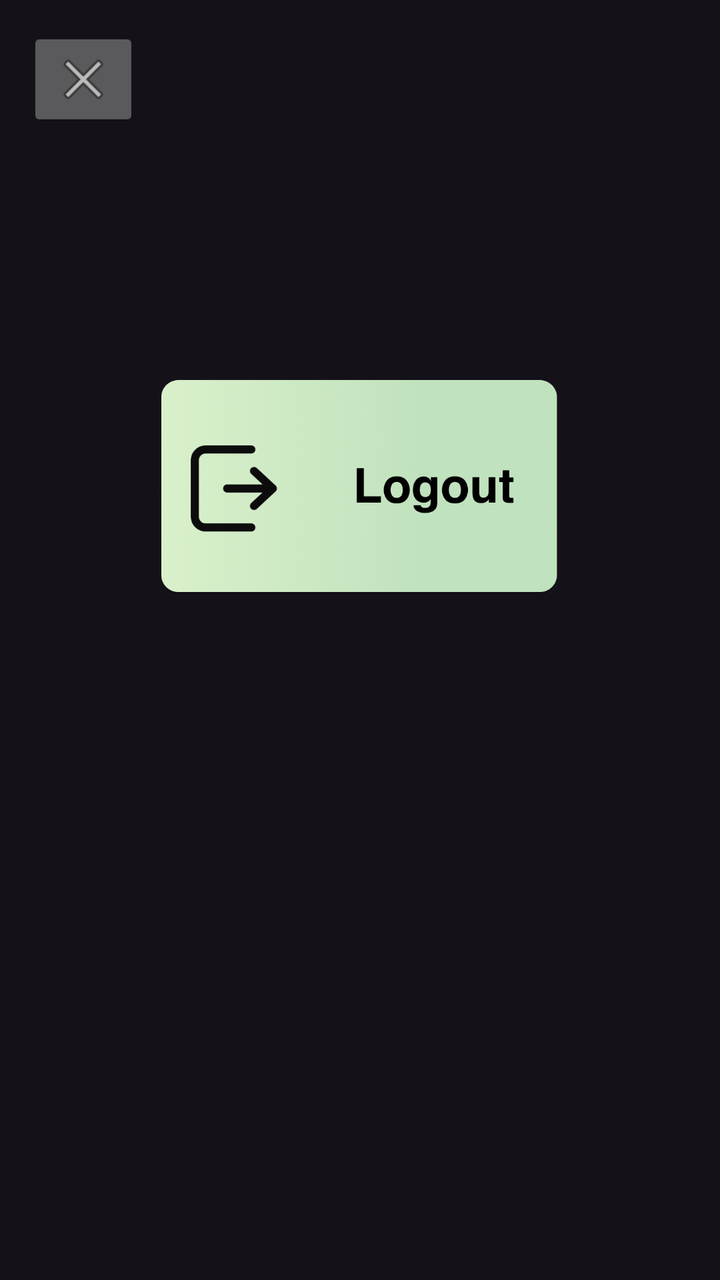
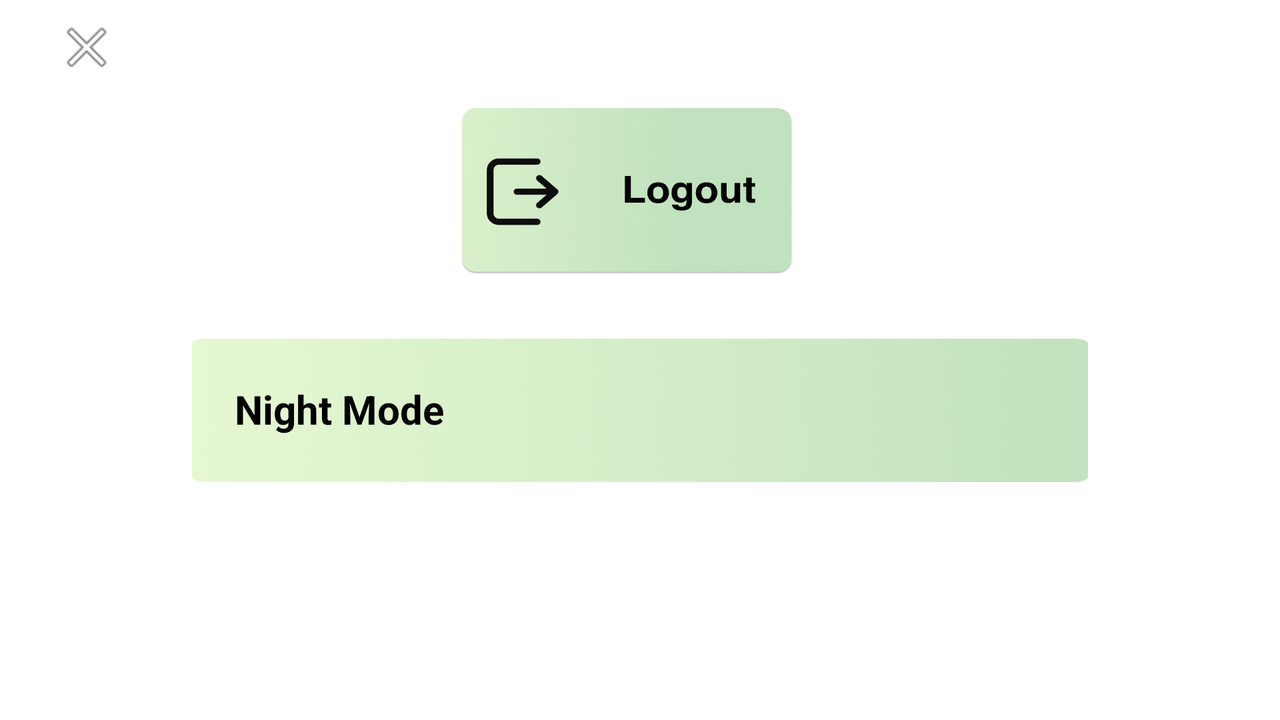

Two renders of one Android screen. The first uses the default layout on a phone; the second uses the alternative layout the repository ships for a different screen configuration, on a matching device. The two XML files are below.
<!-- AndroidManifest.xml: application theme Theme.Material3.Dark -->
<!-- res/layout/activity_settings.xml -->
<?xml version="1.0" encoding="utf-8"?>
<androidx.constraintlayout.widget.ConstraintLayout xmlns:android="http://schemas.android.com/apk/res/android"
    xmlns:app="http://schemas.android.com/apk/res-auto"
    xmlns:tools="http://schemas.android.com/tools"
    android:id="@+id/main"
    android:layout_width="match_parent"
    android:layout_height="match_parent"
    android:background="@drawable/common_google_signin_btn_icon_dark_normal_background"
    tools:context=".Settings">

    <ImageButton
        android:id="@+id/btnExitSettings"
        android:layout_width="wrap_content"
        android:layout_height="wrap_content"
        app:layout_constraintBottom_toBottomOf="parent"
        app:layout_constraintEnd_toEndOf="parent"
        app:layout_constraintHorizontal_bias="0.045"
        app:layout_constraintStart_toStartOf="parent"
        app:layout_constraintTop_toTopOf="parent"
        app:layout_constraintVertical_bias="0.023"
        app:srcCompat="@android:drawable/ic_menu_close_clear_cancel" />
    

    <ImageButton
        android:id="@+id/btnLogout"
        android:layout_width="200dp"
        android:layout_height="200dp"
        android:layout_marginTop="144dp"
        android:background="#00000000"
        android:scaleType="fitCenter"
        android:src="@drawable/logouticon"
        app:layout_constraintEnd_toEndOf="parent"
        app:layout_constraintHorizontal_bias="0.497"
        app:layout_constraintStart_toStartOf="parent"
        app:layout_constraintTop_toTopOf="parent" />

</androidx.constraintlayout.widget.ConstraintLayout>
<!-- resources referenced by this layout -->
<resources>
  <!-- drawable logouticon: png bitmap (drawable, 272705 bytes) -->
</resources>
<!-- res/layout-land/activity_settings.xml (the author's variant of the layout above) -->
<!-- drawn on the phone turned sideways -->
<?xml version="1.0" encoding="utf-8"?>
<androidx.constraintlayout.widget.ConstraintLayout xmlns:android="http://schemas.android.com/apk/res/android"
    xmlns:app="http://schemas.android.com/apk/res-auto"
    xmlns:tools="http://schemas.android.com/tools"
    android:id="@+id/main"
    android:layout_width="match_parent"
    android:layout_height="match_parent"

    tools:context=".Settings"
    style="@style/ScreenBackground">


    <ImageButton
        android:id="@+id/btnExitSettings"
        android:layout_width="wrap_content"
        android:layout_height="wrap_content"
        style="@style/ScreenBackground"
        app:layout_constraintBottom_toBottomOf="parent"
        app:layout_constraintEnd_toEndOf="parent"
        app:layout_constraintHorizontal_bias="0.045"
        app:layout_constraintStart_toStartOf="parent"
        app:layout_constraintTop_toTopOf="parent"
        app:layout_constraintVertical_bias="0.023"
        app:srcCompat="@android:drawable/ic_menu_close_clear_cancel" />

    <ImageView
        android:layout_width="0dp"
        android:layout_height="0dp"
        android:scaleType="fitXY"
        style="@style/textBanner"
        app:layout_constraintDimensionRatio="3:0.48"
        app:layout_constraintStart_toStartOf="@id/guideline4"
        app:layout_constraintEnd_toEndOf="@id/guideline5"
        app:layout_constraintTop_toTopOf="@id/guideline6" />

    <TextView

        android:id="@+id/night_mode"
        style="@style/TextColor"
        android:layout_width="0dp"
        android:layout_height="0dp"
        android:fontFamily="sans-serif"
        android:text="Night Mode"
        android:textAlignment="center"
        android:gravity="center"
        android:textSize="20sp"
        android:textStyle="bold"

        app:layout_constraintBottom_toBottomOf="@id/guideline7"
        app:layout_constraintDimensionRatio="0.6:0.13"
        app:layout_constraintEnd_toStartOf="@+id/guideline1"
        app:layout_constraintStart_toStartOf="@id/guideline4" />

    <androidx.appcompat.widget.SwitchCompat
        android:layout_width="0dp"
        android:layout_height="0dp"
        android:id="@+id/switchMode"
        android:thumb="@drawable/thumb"
        android:gravity="center"


        app:track="@drawable/track"

        app:layout_constraintDimensionRatio=""

        app:layout_constraintStart_toStartOf="@id/guideline2"
        app:layout_constraintEnd_toEndOf="@id/guideline5"
        app:layout_constraintBottom_toBottomOf="@id/guideline7"/>

    

    <ImageButton
        android:id="@+id/btnLogout"
        android:layout_width="0dp"
        android:layout_height="0dp"

        android:background="#00000000"
        android:scaleType="fitXY"
        style="@style/LogoutChange"

        app:layout_constraintDimensionRatio="1:0.5"
        app:layout_constraintStart_toStartOf="@id/guidelineH4"
        app:layout_constraintEnd_toEndOf="@id/guidelineH3"
        app:layout_constraintTop_toTopOf="@id/guideline8"
        tools:ignore="ContentDescription"/>


    
    
    <androidx.constraintlayout.widget.Guideline
        android:id="@+id/guideline10"
        android:layout_width="wrap_content"
        android:layout_height="wrap_content"
        android:orientation="vertical"
        app:layout_constraintGuide_percent="0.05" />

    <androidx.constraintlayout.widget.Guideline
        android:id="@+id/guideline4"
        android:layout_width="wrap_content"
        android:layout_height="wrap_content"
        android:orientation="vertical"
        app:layout_constraintGuide_percent="0.15" />
    <androidx.constraintlayout.widget.Guideline
        android:id="@+id/guideline1"
        android:layout_width="wrap_content"
        android:layout_height="wrap_content"
        android:orientation="vertical"
        app:layout_constraintGuide_percent="0.38" />

    <androidx.constraintlayout.widget.Guideline
        android:id="@+id/guidelineH3"
        android:layout_width="wrap_content"
        android:layout_height="wrap_content"
        android:orientation="vertical"
        app:layout_constraintGuide_percent="0.620" />

    <androidx.constraintlayout.widget.Guideline
        android:id="@+id/guidelineH4"
        android:layout_width="wrap_content"
        android:layout_height="wrap_content"
        android:orientation="vertical"
        app:layout_constraintGuide_percent="0.36" />
    <androidx.constraintlayout.widget.Guideline
        android:id="@+id/guideline2"
        android:layout_width="wrap_content"
        android:layout_height="wrap_content"
        android:orientation="vertical"
        app:layout_constraintGuide_percent="0.70" />

    <androidx.constraintlayout.widget.Guideline
        android:id="@+id/guideline5"
        android:layout_width="wrap_content"
        android:layout_height="wrap_content"
        android:orientation="vertical"
        app:layout_constraintGuide_percent="0.85" />
    <androidx.constraintlayout.widget.Guideline
        android:id="@+id/guidelineH1"
        android:layout_width="wrap_content"
        android:layout_height="wrap_content"
        android:orientation="vertical"
        app:layout_constraintGuide_percent="0.95" />
    <androidx.constraintlayout.widget.Guideline
        android:id="@+id/guidelineH2"
        android:layout_width="wrap_content"
        android:layout_height="wrap_content"
        android:orientation="vertical"
        app:layout_constraintGuide_percent="0.93" />


    
    <androidx.constraintlayout.widget.Guideline
        android:id="@+id/guideline9"
        android:layout_width="wrap_content"
        android:layout_height="wrap_content"
        android:orientation="horizontal"
        app:layout_constraintGuide_percent="0.05" />

    <androidx.constraintlayout.widget.Guideline
        android:id="@+id/guideline8"
        android:layout_width="wrap_content"
        android:layout_height="wrap_content"
        android:orientation="horizontal"
        app:layout_constraintGuide_percent="0.15" />
    <androidx.constraintlayout.widget.Guideline
        android:id="@+id/guideline6"
        android:layout_width="wrap_content"
        android:layout_height="wrap_content"
        android:orientation="horizontal"
        app:layout_constraintGuide_percent="0.47" />

    <androidx.constraintlayout.widget.Guideline
        android:id="@+id/guideline3"
        android:layout_width="wrap_content"
        android:layout_height="wrap_content"
        android:orientation="horizontal"
        app:layout_constraintGuide_percent="0.53" />

    <androidx.constraintlayout.widget.Guideline
        android:id="@+id/guideline7"
        android:layout_width="wrap_content"
        android:layout_height="wrap_content"
        android:orientation="horizontal"
        app:layout_constraintGuide_percent="0.613" />



</androidx.constraintlayout.widget.ConstraintLayout>
<!-- resources referenced by the variant -->
<!-- as the phone turned sideways resolves them -->
<resources>
  <!-- drawable thumb (drawable) -->
  <?xml version="1.0" encoding="utf-8"?>
  <selector xmlns:android="http://schemas.android.com/apk/res/android">
      <item
          android:state_checked="true"
          android:drawable="@drawable/thumbtrue">
  
      </item>
  
      <item
          android:state_checked="false"
          android:drawable="@drawable/thumbfalse">
  
      </item>
  </selector>
  <!-- drawable track (drawable) -->
  <?xml version="1.0" encoding="utf-8"?>
  <selector xmlns:android="http://schemas.android.com/apk/res/android">
      <item
          android:state_checked="true">
          <shape
              android:shape="rectangle">
              <solid
                  android:color="@color/darkGrey">
  
              </solid>
              <size
                  android:height="8dp">
  
              </size>
              <corners
                  android:radius="100dp">
  
              </corners>
          </shape>
      </item>
  
      <item
          android:state_checked="false">
          <shape
              android:shape="rectangle">
              <solid
                  android:color="@color/lavender">
  
              </solid>
              <size
                  android:height="8dp">
  
              </size>
              <corners
                  android:radius="100dp">
  
              </corners>
          </shape>
      </item>
  </selector>
  <style name="LogoutChange"><item name="android:src">@drawable/logouticon</item></style>
  <style name="ScreenBackground"><item name="android:background">@color/white</item></style>
  <style name="TextColor"><item name="android:textColor">@color/black</item></style>
  <style name="textBanner"><item name="android:src">@drawable/textbannerlight</item></style>
  <!-- drawable thumbtrue (drawable) -->
  <?xml version="1.0" encoding="utf-8"?>
  <layer-list xmlns:android="http://schemas.android.com/apk/res/android">
      <item>
          <shape
              android:shape="oval">
              <solid
                  android:color="@color/white">
  
  
              </solid>
              <size
                  android:height="8dp"
                  android:width="8dp">
  
              </size>
  
              <stroke
                  android:width="1dp"
                  android:color="@color/darkGrey">
  
              </stroke>
          </shape>
  
  
      </item>
  
      <item
          android:drawable="@drawable/baseline_bedtime_24"
          android:top="8dp"
          android:bottom="8dp"
          android:right="8dp"
          android:left="8dp"
          >
  
  
      </item>
  </layer-list>
  <!-- drawable thumbfalse (drawable) -->
  <?xml version="1.0" encoding="utf-8"?>
  <layer-list xmlns:android="http://schemas.android.com/apk/res/android">
      <item>
          <shape
              android:shape="oval">
              <solid
                  android:color="@color/white"/>
  
  
  
              <size
                  android:width="8dp"
                  android:height="8dp"/>
  
  
              <stroke
                  android:width="1dp"
                  android:color="@color/lavender"/>
          </shape>
  
  
      </item>
  
      <item
          android:drawable="@drawable/baseline_wb_sunny_24"
          android:top="8dp"
          android:bottom="8dp"
          android:right="8dp"
          android:left="8dp"
          >
  
      </item>
  </layer-list>
  <color name="darkGrey">#ff424242</color>
  <color name="lavender">#8692f7</color>
  <!-- drawable logouticon: png bitmap (drawable, 272705 bytes) -->
  <color name="white">#FFFFFFFF</color>
  <color name="black">#FF000000</color>
  <!-- drawable textbannerlight: png bitmap (drawable, 293810 bytes) -->
</resources>
